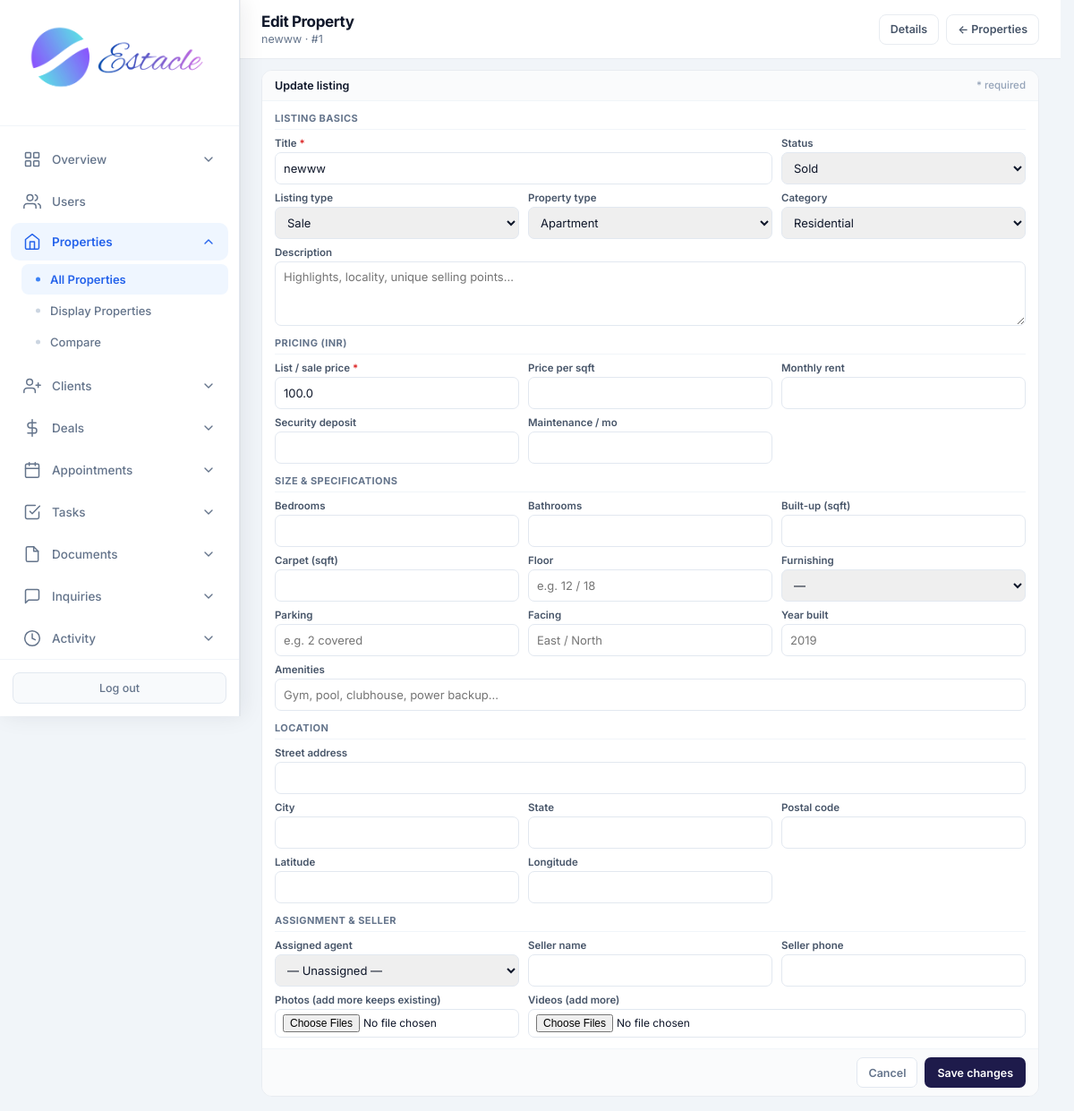
The page /admin/properties/edit/1 (signed in) on the database its author committed.
### tables this page shows
CREATE TABLE properties (
            id INTEGER PRIMARY KEY AUTOINCREMENT,
            title TEXT NOT NULL,
            description TEXT,
            price REAL NOT NULL,
            property_type TEXT NOT NULL,
            status TEXT DEFAULT 'available',
            address TEXT,
            city TEXT,
            state TEXT,
            zip_code TEXT,
            bedrooms INTEGER,
            bathrooms REAL,
            area_sqft REAL,
            agent_id INTEGER,
            created_at TIMESTAMP DEFAULT CURRENT_TIMESTAMP, category TEXT DEFAULT "sale", listing_type TEXT DEFAULT "sale", floor TEXT, carpet_area REAL, furnishing TEXT, parking TEXT, amenities TEXT, seller_name TEXT, seller_phone TEXT, monthly_rent REAL, security_deposit REAL, maintenance REAL, per_sqft REAL, latitude TEXT, longitude TEXT, photos TEXT, year_built TEXT, facing TEXT, videos TEXT,
            FOREIGN KEY (agent_id) REFERENCES users (id)
        );

CREATE TABLE settings (
            key TEXT PRIMARY KEY,
            value TEXT
        );

### routes/admin.py (the view, shortened to what this page needs)
@admin.route('/admin/properties/edit/<int:prop_id>', methods=['GET', 'POST'])
@login_required
@role_required('admin')
def admin_edit_property(prop_id):
    db = get_db()
    migrate_db()
    prop = db.execute('SELECT * FROM properties WHERE id = ?', (prop_id,)).fetchone()
    if not prop:
        flash('Property not found.', 'danger')
        return redirect(url_for('admin.admin_properties'))
    agents = db.execute(
        "SELECT id, full_name FROM users WHERE role = 'agent' AND is_active = 1 ORDER BY full_name"
    ).fetchall()
    currency = get_setting('currency', 'INR')
    return render_template(
        'admin_edit_property.html', prop=prop, agents=agents, currency=currency, format_money=format_money
    )

### core/db.py (called while the page is built)
def get_db():
    if 'db' not in g:
        g.db = sqlite3.connect(current_app.config['DATABASE'])
        g.db.row_factory = sqlite3.Row
    return g.db

### core/helpers.py (called while the page is built)
def login_required(f):
    @wraps(f)
    def decorated_function(*args, **kwargs):
        if 'user_id' not in session:
            flash('Please log in to access this page.', 'warning')
            return redirect(url_for('auth.login'))
        return f(*args, **kwargs)
    return decorated_function

def role_required(*roles):
    def decorator(f):
        @wraps(f)
        def decorated_function(*args, **kwargs):
            if 'user_id' not in session:
                flash('Please log in to access this page.', 'warning')
                return redirect(url_for('auth.login'))
            if session.get('role') not in roles:
                flash('You do not have permission to access this page.', 'danger')
                return redirect(url_for('auth.role_redirect'))
            return f(*args, **kwargs)
        return decorated_function
    return decorator

def get_setting(key, default=''):
    db = get_db()
    row = db.execute('SELECT value FROM settings WHERE key = ?', (key,)).fetchone()
    return row['value'] if row else default

### templates/admin_edit_property.html (shortened to what this page needs)
<!DOCTYPE html>
<html lang="en">
<head>
<link rel="stylesheet" href="{{ url_for('static', filename='css/admin.css') }}">
</head>
<body>
<div class="app-layout">
{% set active = 'properties' %}
{% include 'partials/admin_sidebar.html' %}
<main class="main-content">
<header class="top-bar dash-top">
<div><h1 class="page-title">Edit Property</h1><p class="page-subtitle">{{ prop.title }} · #{{ prop.id }}</p></div>
<div style="display:flex;gap:8px">
<a href="{{ url_for('admin.admin_property_detail', prop_id=prop.id) }}" class="btn-back">Details</a>
<a href="{{ url_for('admin.admin_properties') }}" class="btn-back">← Properties</a>
</div>
</header>
<div class="page-wrap">
<form method="POST" enctype="multipart/form-data" class="panel">
<div class="panel-hd">Update listing <span>* required</span></div>
<div class="panel-bd">
                    <p class="sec">Listing basics</p>
                    <div class="g">
                        <div class="fg s2"><label>Title <span class="r">*</span></label><input type="text" name="title" value="{{ prop.title or "" }}" required placeholder="e.g. 3BHK Sea View Apartment"></div>
                        <div class="fg"><label>Status</label><select name="status"><option value="available" {% if (prop.status or '') == 'available' %}selected{% endif %}>Available</option>
<option value="sold" {% if (prop.status or '') == 'sold' %}selected{% endif %}>Sold</option>
<option value="rented" {% if (prop.status or '') == 'rented' %}selected{% endif %}>Rented</option></select></div>
                        <div class="fg"><label>Listing type</label><select name="listing_type"><option value="sale" {% if (prop.listing_type or '') == 'sale' %}selected{% endif %}>Sale</option>
<option value="rent" {% if (prop.listing_type or '') == 'rent' %}selected{% endif %}>Rent</option></select></div>
                        <div class="fg"><label>Property type</label><select name="property_type"><option value="apartment" {% if (prop.property_type or '') == 'apartment' %}selected{% endif %}>Apartment</option>
<option value="warehouse" {% if (prop.property_type or '') == 'warehouse' %}selected{% endif %}>Warehouse</option></select></div>
                        <div class="fg"><label>Category</label><select name="category"><option value="residential" {% if (prop.category or '') == 'residential' %}selected{% endif %}>Residential</option>
<option value="industrial" {% if (prop.category or '') == 'industrial' %}selected{% endif %}>Industrial</option></select></div>
                        <div class="fg s3"><label>Description</label><textarea name="description" placeholder="Highlights, locality, unique selling points…">{{ prop.description or "" }}</textarea></div>
                    </div>
                    <p class="sec">Pricing ({{ currency }})</p>
                    <div class="g">
                        <div class="fg"><label>List / sale price <span class="r">*</span></label><input type="number" name="price" step="0.01" value="{{ prop.price if prop.price is not none else "" }}" required></div>
                        <div class="fg"><label>Price per sqft</label><input type="number" name="per_sqft" step="0.01" value="{{ prop.per_sqft if prop.per_sqft is not none else "" }}"></div>
                        <div class="fg"><label>Monthly rent</label><input type="number" name="monthly_rent" step="0.01" value="{{ prop.monthly_rent if prop.monthly_rent is not none else "" }}"></div>
                        <div class="fg"><label>Security deposit</label><input type="number" name="security_deposit" step="0.01" value="{{ prop.security_deposit if prop.security_deposit is not none else "" }}"></div>
                        <div class="fg"><label>Maintenance / mo</label><input type="number" name="maintenance" step="0.01" value="{{ prop.maintenance if prop.maintenance is not none else "" }}"></div>
                    </div>
                    <p class="sec">Size & specifications</p>
                    <div class="g">
                        <div class="fg"><label>Bedrooms</label><input type="number" name="bedrooms" min="0" value="{{ prop.bedrooms if prop.bedrooms is not none else "" }}"></div>
                        <div class="fg"><label>Bathrooms</label><input type="number" name="bathrooms" step="0.5" min="0" value="{{ prop.bathrooms if prop.bathrooms is not none else "" }}"></div>
                        <div class="fg"><label>Built-up (sqft)</label><input type="number" name="area_sqft" step="0.01" value="{{ prop.area_sqft if prop.area_sqft is not none else "" }}"></div>
                        <div class="fg"><label>Carpet (sqft)</label><input type="number" name="carpet_area" step="0.01" value="{{ prop.carpet_area if prop.carpet_area is not none else "" }}"></div>
                        <div class="fg"><label>Floor</label><input type="text" name="floor" value="{{ prop.floor or "" }}" placeholder="e.g. 12 / 18"></div>
                        <div class="fg"><label>Furnishing</label><select name="furnishing"><option value="">—</option>
<option value="furnished" {% if (prop.furnishing or '') == 'furnished' %}selected{% endif %}>Fully furnished</option></select></div>
                        <div class="fg"><label>Parking</label><input type="text" name="parking" value="{{ prop.parking or "" }}" placeholder="e.g. 2 covered"></div>
                        <div class="fg"><label>Facing</label><input type="text" name="facing" value="{{ prop.facing or "" }}" placeholder="East / North"></div>
                        <div class="fg"><label>Year built</label><input type="text" name="year_built" value="{{ prop.year_built or "" }}" placeholder="2019"></div>
                        <div class="fg s3"><label>Amenities</label><input type="text" name="amenities" value="{{ prop.amenities or "" }}" placeholder="Gym, pool, clubhouse, power backup…"></div>
                    </div>
                    <p class="sec">Location</p>
                    <div class="g">
                        <div class="fg s3"><label>Street address</label><input type="text" name="address" value="{{ prop.address or "" }}"></div>
                        <div class="fg"><label>City</label><input type="text" name="city" value="{{ prop.city or "" }}"></div>
                        <div class="fg"><label>State</label><input type="text" name="state" value="{{ prop.state or "" }}"></div>
                        <div class="fg"><label>Postal code</label><input type="text" name="zip_code" value="{{ prop.zip_code or "" }}"></div>
                        <div class="fg"><label>Latitude</label><input type="text" name="latitude" value="{{ prop.latitude or "" }}"></div>
                        <div class="fg"><label>Longitude</label><input type="text" name="longitude" value="{{ prop.longitude or "" }}"></div>
                    </div>
                    <p class="sec">Assignment & seller</p>
                    <div class="g">
                        <div class="fg"><label>Assigned agent</label><select name="agent_id"><option value="">— Unassigned —</option></select></div>
                        <div class="fg"><label>Seller name</label><input type="text" name="seller_name" value="{{ prop.seller_name or "" }}"></div>
                        <div class="fg"><label>Seller phone</label><input type="text" name="seller_phone" value="{{ prop.seller_phone or "" }}"></div>
                        <div class="fg"><label>Photos (add more keeps existing)</label><input type="file" name="photos" accept="image/*" multiple></div>
                        <div class="fg s2"><label>Videos (add more)</label><input type="file" name="videos" accept="video/mp4,video/webm,video/quicktime,.mp4,.webm,.mov" multiple></div>
                    </div>
</div>
<div class="panel-ft">
<a href="{{ url_for('admin.admin_property_detail', prop_id=prop.id) }}" class="btn-cancel">Cancel</a>
<button type="submit" class="btn-save">Save changes</button>
</div>
</form>
</div>
</main>
</div>
</body></html>

### static/css/admin.css (style rules this page uses)
* { margin: 0; padding: 0; box-sizing: border-box; }
body { font-family: 'Inter', -apple-system, BlinkMacSystemFont, 'Segoe UI', Roboto, sans-serif; background: #f1f5f9; color: #0f172a; min-height: 100vh; }
.app-layout { display: flex; min-height: 100vh; }
.main-content { flex: 1; margin-left: 268px; min-height: 100vh; }
.top-bar { background: white; padding: 18px 32px; border-bottom: 1px solid #e2e8f0; display: flex; justify-content: space-between; align-items: center; }
.page-title { font-family: 'Inter', sans-serif; font-size: 22px; font-weight: 700; letter-spacing: -0.4px; color: #0f172a; }
.page-subtitle { font-size: 13px; color: #64748b; margin-top: 2px; font-weight: 400; }
.panel { background: white; border-radius: 14px; border: 1px solid #e2e8f0; overflow: hidden; }
html { scrollbar-gutter: stable; }
.app-layout > :not(.sidebar):not(script):not(style) { animation: estacle-page-in 200ms cubic-bezier(0.22, 0.61, 0.36, 1) backwards; }

### templates/admin_edit_property.html (style rules this page uses)
html, body { height: 100%; }
.main-content { display: flex; flex-direction: column; min-height: 100vh; padding-bottom: 0 !important; }
.top-bar.dash-top { display: flex; align-items: center; justify-content: space-between; padding: 14px 24px !important; background: #fff; border-bottom: 1px solid #e8ecf1; box-shadow: none; gap: 12px; flex-wrap: wrap; flex-shrink: 0; }
.dash-top .page-title { font-size: 17px; font-weight: 700; color: #0f172a; margin: 0; }
.dash-top .page-subtitle { font-size: 12.5px; color: #64748b; margin: 2px 0 0; }
.btn-back { display: inline-flex; align-items: center; height: 34px; padding: 0 12px; background: #fff; color: #475569; border: 1px solid #e8ecf1; border-radius: 8px; font-size: 12.5px; font-weight: 600; text-decoration: none; }
.page-wrap { flex: 1; padding: 12px 24px 16px; width: 100%; box-sizing: border-box; }
.panel { background: #fff; border: 1px solid #e8ecf1; border-radius: 12px; overflow: hidden; display: flex; flex-direction: column; max-width: 980px; }
.panel-hd { padding: 9px 14px; border-bottom: 1px solid #f1f5f9; background: #fafbfc; font-size: 12.5px; font-weight: 600; color: #0f172a; display: flex; justify-content: space-between; }
.panel-hd span { color: #94a3b8; font-weight: 500; font-size: 11.5px; }
.panel-bd { padding: 12px 14px; }
.panel-ft { padding: 9px 14px; border-top: 1px solid #f1f5f9; background: #fafbfc; display: flex; gap: 8px; justify-content: flex-end; }
.sec { font-size: 11px; font-weight: 700; color: #64748b; text-transform: uppercase; letter-spacing: 0.04em; margin: 12px 0 8px; padding-bottom: 5px; border-bottom: 1px solid #f1f5f9; }
.sec:first-child { margin-top: 0; }
.g { display: grid; grid-template-columns: repeat(3, 1fr); gap: 8px 10px; }
.g .s2 { grid-column: span 2; }
.g .s3 { grid-column: 1 / -1; }
.fg { display: flex; flex-direction: column; gap: 3px; }
.fg label { font-size: 11.5px; font-weight: 600; color: #475569; }
.fg label .r { color: #dc2626; }
.fg input, .fg select, .fg textarea { height: 36px; padding: 0 9px; border: 1px solid #e2e8f0; border-radius: 7px; font-size: 13px; font-family: inherit; color: #0f172a; outline: none; width: 100%; box-sizing: border-box; }
.fg textarea { height: 72px; padding: 8px 9px; resize: vertical; }
.fg input[type="file"] { height: auto; padding: 5px 8px; font-size: 12px; }
.btn-cancel { height: 34px; padding: 0 12px; background: #fff; border: 1px solid #e2e8f0; border-radius: 7px; font-size: 12.5px; font-weight: 600; color: #64748b; text-decoration: none; display: inline-flex; align-items: center; }
.btn-save { height: 34px; padding: 0 14px; background: #1e1b4b; border: none; border-radius: 7px; font-size: 12.5px; font-weight: 600; color: #fff; cursor: pointer; font-family: inherit; }

### rows shown on the page
properties: title "newww", id "1", status "Sold", listing_type "Sale", property_type "Apartment", category "Residential", price "100.0"
settings: value "INR"
